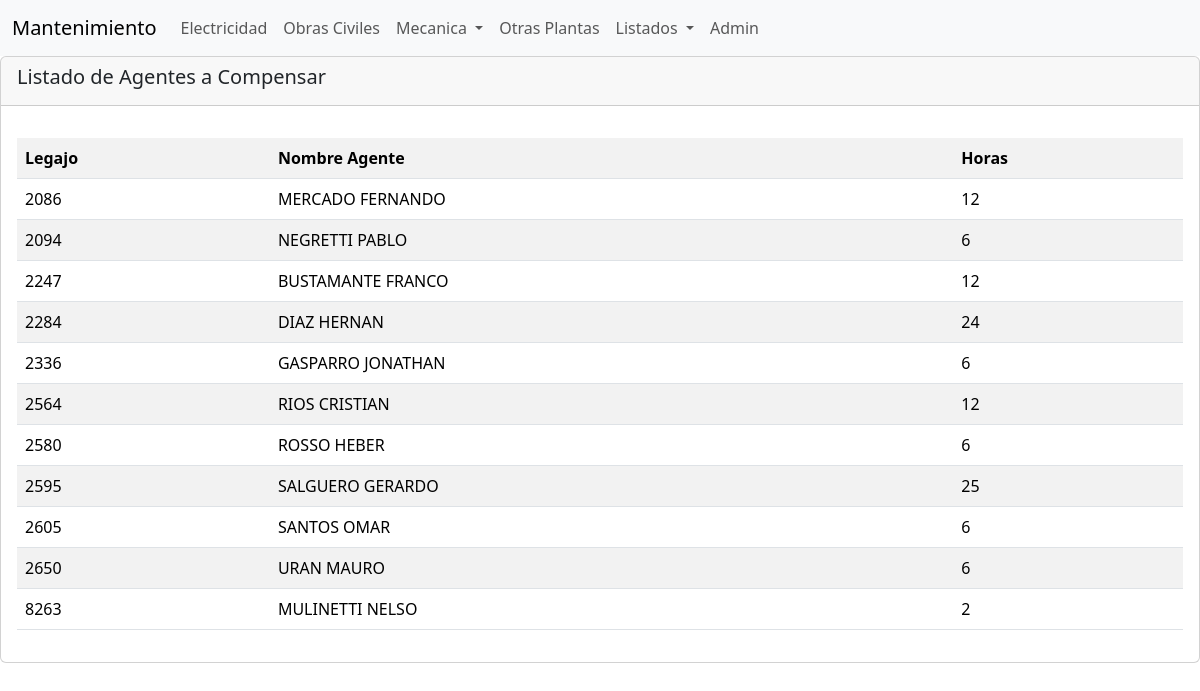
Page /compensatoriosTotal on the committed database.
### Agentes/models.py (models this page shows, shortened)
class Agente(models.Model):
    legajo = models.CharField(primary_key=True, max_length=4)
    nombre = models.CharField(max_length=50)
    area = models.ForeignKey(Area,null=True,blank=True,on_delete=models.CASCADE)

### Agentes/views.py (the view)
# urls.py: path('compensatoriosTotal', views.compensatorioTotal),
def compensatorioTotal(request):
    listado = (Compensatorio.objects.select_related('legajo')
              .values('legajo', 'legajo__nombre')
              .annotate(
                  total_horas=Sum(
                      Case(
                          When(motivo=0, then='horas'),
                          default=-F('horas'),
                          output_field=IntegerField()
                      )
                  )
              )
              .order_by('legajo'))
    return render(request, "compensatoriosTotal.html", {"listado":listado})

### Agentes/Templates/compensatoriosTotal.html
{% extends "./base.html" %}
{% block content %}
        <h5>Listado de Agentes a Compensar</h5>
{% endblock %}
{% block body %}
        <table class="table table-striped">
                <tr>
                     <th>Legajo</th>
                     <th>Nombre Agente</th>
                     <th>Horas</th>
                </tr>
                {% for c in listado %}
                        {% if c.total_horas > 0 %}
                        <tr>
                            <td>{{c.legajo}}</td>
                            <td>{{c.legajo__nombre}}</td>
                            <td>{{c.total_horas}}</td>
                        </tr>
                        {% endif %}
                {% endfor %}
        </table>
{% endblock %}

### rows in the picture
Agente: legajo "2086", legajo__nombre "MERCADO FERNANDO", total_horas "12"
Agente: legajo "2094", legajo__nombre "NEGRETTI PABLO", total_horas "6"
Agente: legajo "2247", legajo__nombre "BUSTAMANTE FRANCO", total_horas "12"
Agente: legajo "2284", legajo__nombre "DIAZ HERNAN", total_horas "24"
Agente: legajo "2336", legajo__nombre "GASPARRO JONATHAN", total_horas "6"
Agente: legajo "2564", legajo__nombre "RIOS CRISTIAN", total_horas "12"
Agente: legajo "2580", legajo__nombre "ROSSO HEBER", total_horas "6"
Agente: legajo "2595", legajo__nombre "SALGUERO GERARDO", total_horas "25"
Agente: legajo "2605", legajo__nombre "SANTOS OMAR", total_horas "6"
Agente: legajo "2650", legajo__nombre "URAN MAURO", total_horas "6"
Agente: legajo "8263", legajo__nombre "MULINETTI NELSO", total_horas "2"
